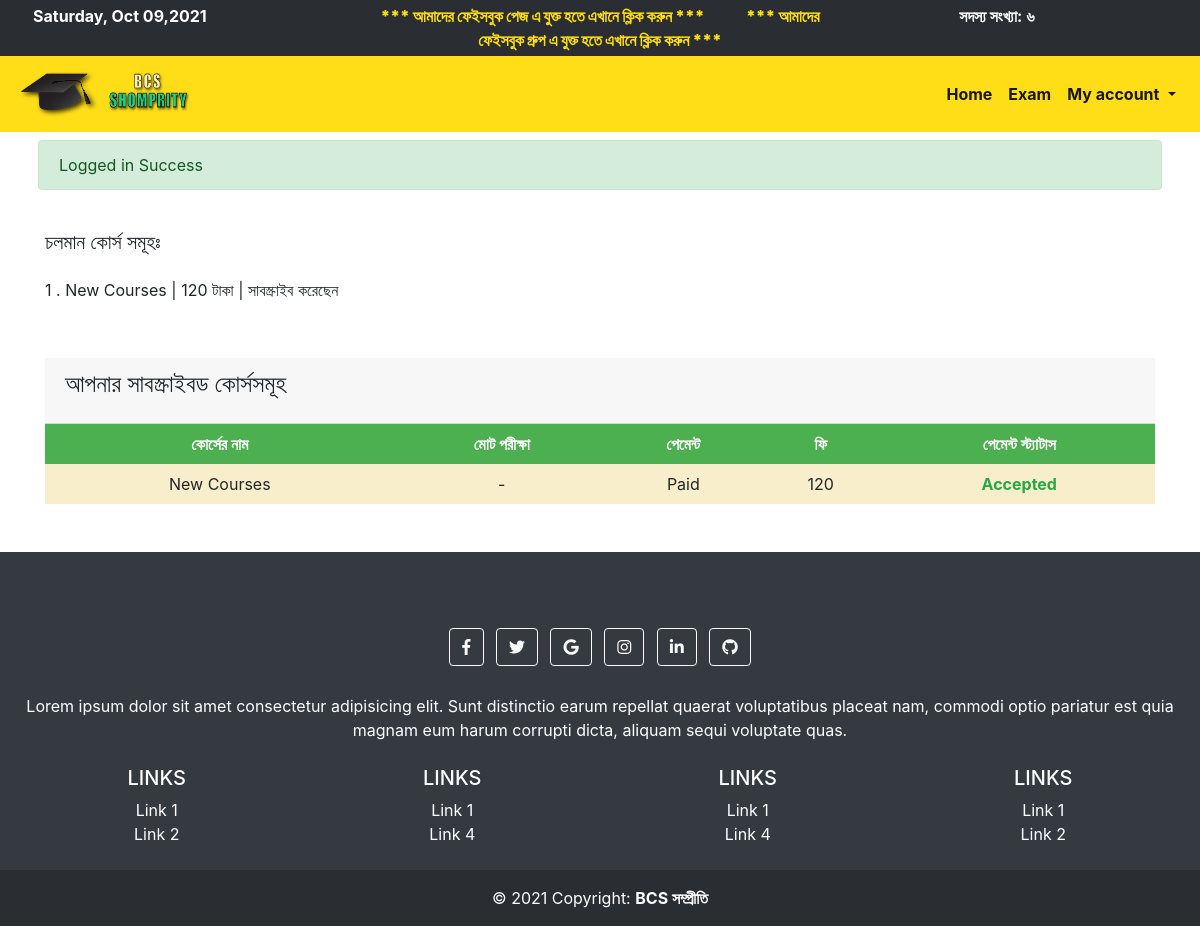
/student/my_subscribed_courses.php (signed in), run on the app's committed database.
### tables this page shows
CREATE TABLE `create_course` (
  `id` int(100) NOT NULL,
  `user_id` int(11) NOT NULL,
  `course_name` varchar(100) NOT NULL,
  `payment_status` tinyint(1) NOT NULL DEFAULT 0,
  `payment_amount` int(255) DEFAULT NULL,
  `register_student` int(255) DEFAULT 0,
  `created_exams` int(255) DEFAULT 0,
  `created_at` timestamp NOT NULL DEFAULT current_timestamp()
);

### link/dbname.php (called while the page is built, shortened)
<?php
$CREATE_COURSE = 'create_course';
$TRANSACTIONS = 'transactions';

### student/my_subscribed_courses.php (the view)
<?php include 'toplayout.php';
$user_id = userID($userInput);
$course_data = all_by_SPECIFIC_ID_TWO_NOT($CREATE_COURSE,'payment_status',0,'user_id',$user_id );
?>
<div class="container">
    <p>
    <h5>চলমান কোর্স সমূহঃ</h5>
    </p>
    <div class="row">
    <?php $index=1;
     foreach ($course_data as $row) { ?>
        <div class="col-sm-12 course_name">
            <?php if($row['id']!=0) {?>
          <?php echo $index." . ".$row['course_name']; ?> |  <?php echo $row['payment_status']==1?"0": $row['payment_amount']; ?> টাকা |
          <?php if(TotalNumberOfRowsWhereTWO_AND($TRANSACTIONS,'course_id','user_id',$row['id'],$user_id)>=1){
            echo "সাবস্ক্রাইব করেছেন";
          }else {?>
         <a href="transaction.php?id=<?php echo $row['id'];?>">সাবস্ক্রাইব করুন</a>
         <?php } ?>
          <?php } ?>
        </div>
    <?php $index++;} ?>
  </div>
    <br>
    <br>
  <div class="card-header">
    <h4 class="card-title" style="display: flex"> আপনার সাবস্ক্রাইবড কোর্সসমূহ </h4>
  </div>
  <table class="category_table" align="center">
    <tr>
      <th> কোর্সের নাম </th>
      <th> মোট পরীক্ষা </th>
      <th> পেমেন্ট </th>
      <th> ফি </th>
      <th>পেমেন্ট স্ট্যাটাস</th>
    </tr>
  <?php foreach ($course_data as $row) {
    if(TotalNumberOfRowsWhereTWO_AND($TRANSACTIONS,'course_id','user_id',$row['id'],$user_id)>=1){ ?>
      <tr>
        <td><?php echo $row['course_name']; ?></td>
        <td>
            <div style="width: 100%">
            <?php echo empty($row['created_exams'])?'-':$row['created_exams']; ?>
            </div>
        </td>
        <td><?php echo $row['payment_status']==0?'Paid':'Free'; ?></td>
        <td><?php echo $row['payment_amount']; ?></td>
        <td>
          <?php
          $status = returnSingleValueTWO_COMPARISON($TRANSACTIONS,'status','course_id',$row['id'],'user_id',$user_id);
          if($status==0){
            echo "<b class='text-warning'>Pending</b>";
          }else if($status==1){
            echo "<b class='text-success'>Accepted</b>";
          }else{
            echo "<b class='text-danger'>Rejected</b>";
          }
          ?>
        </td>
      </tr>
    <?php }}?>
  </table>
  <br>
</div>
<br>
<?php include 'bottomlayout.php'; ?>

### data on the page
create_course: course_name "New Courses", payment_amount "120", payment_status "Paid", shows "Accepted"

### other printed values
englishToBangla($totalmember) "৬"
$_SESSION['message'] "Logged in Success"
